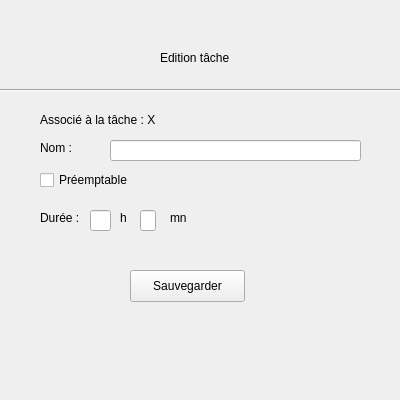
<?xml version="1.0" encoding="UTF-8"?>
<ui version="4.0">
 <class>feneditiontache</class>
 <widget class="QMainWindow" name="feneditiontache">
  <property name="geometry">
   <rect>
    <x>0</x>
    <y>0</y>
    <width>400</width>
    <height>400</height>
   </rect>
  </property>
  <property name="windowTitle">
   <string>MainWindow</string>
  </property>
  <widget class="QWidget" name="centralwidget">
   <widget class="QLabel" name="label">
    <property name="geometry">
     <rect>
      <x>160</x>
      <y>50</y>
      <width>91</width>
      <height>16</height>
     </rect>
    </property>
    <property name="text">
     <string>Edition tâche</string>
    </property>
   </widget>
   <widget class="QLabel" name="label_4">
    <property name="geometry">
     <rect>
      <x>40</x>
      <y>210</y>
      <width>59</width>
      <height>16</height>
     </rect>
    </property>
    <property name="text">
     <string>Durée :</string>
    </property>
   </widget>
   <widget class="QLineEdit" name="lineEdit">
    <property name="geometry">
     <rect>
      <x>110</x>
      <y>140</y>
      <width>251</width>
      <height>21</height>
     </rect>
    </property>
   </widget>
   <widget class="QLineEdit" name="lineEdit_3">
    <property name="geometry">
     <rect>
      <x>140</x>
      <y>210</y>
      <width>16</width>
      <height>21</height>
     </rect>
    </property>
   </widget>
   <widget class="QLabel" name="label_6">
    <property name="geometry">
     <rect>
      <x>170</x>
      <y>210</y>
      <width>59</width>
      <height>16</height>
     </rect>
    </property>
    <property name="text">
     <string>mn</string>
    </property>
   </widget>
   <widget class="QLineEdit" name="lineEdit_2">
    <property name="geometry">
     <rect>
      <x>90</x>
      <y>210</y>
      <width>21</width>
      <height>21</height>
     </rect>
    </property>
   </widget>
   <widget class="QLabel" name="label_5">
    <property name="geometry">
     <rect>
      <x>120</x>
      <y>210</y>
      <width>16</width>
      <height>16</height>
     </rect>
    </property>
    <property name="text">
     <string>h</string>
    </property>
   </widget>
   <widget class="Line" name="line">
    <property name="geometry">
     <rect>
      <x>-3</x>
      <y>80</y>
      <width>411</width>
      <height>20</height>
     </rect>
    </property>
    <property name="orientation">
     <enum>Qt::Horizontal</enum>
    </property>
   </widget>
   <widget class="QLabel" name="label_3">
    <property name="geometry">
     <rect>
      <x>40</x>
      <y>140</y>
      <width>59</width>
      <height>16</height>
     </rect>
    </property>
    <property name="text">
     <string>Nom :</string>
    </property>
   </widget>
   <widget class="QCheckBox" name="checkBox">
    <property name="geometry">
     <rect>
      <x>40</x>
      <y>170</y>
      <width>101</width>
      <height>20</height>
     </rect>
    </property>
    <property name="text">
     <string>Préemptable</string>
    </property>
   </widget>
   <widget class="QPushButton" name="pushButton">
    <property name="geometry">
     <rect>
      <x>130</x>
      <y>270</y>
      <width>115</width>
      <height>32</height>
     </rect>
    </property>
    <property name="text">
     <string>Sauvegarder</string>
    </property>
   </widget>
   <widget class="QLabel" name="label_2">
    <property name="geometry">
     <rect>
      <x>40</x>
      <y>110</y>
      <width>341</width>
      <height>20</height>
     </rect>
    </property>
    <property name="text">
     <string>Associé à la tâche : X</string>
    </property>
   </widget>
  </widget>
 </widget>
 <resources/>
 <connections/>
</ui>
